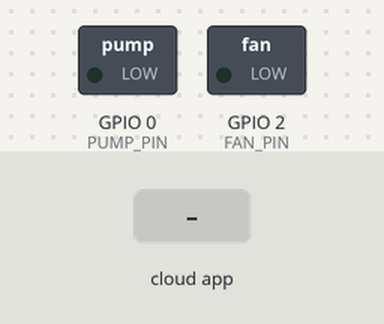
A sketch run on a simulated ESP8266 (NodeMCU). On the bench: switched loads named in the sketch (green lamp = pin HIGH). Inputs (shaded band) come from the test bench. WiFi joins after 1.5 s; servers stay silent unless stated; what the sketch prints to the serial monitor is not drawn.

Above: at 2.7 s.
2.8 s: the phone or cloud app sets pump to ON
At 4.0 s:
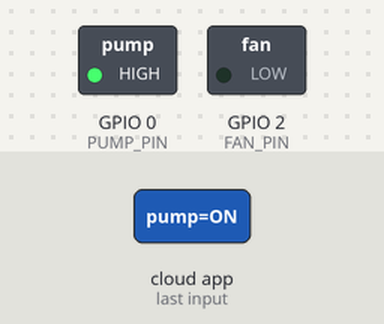
4.3 s: the phone or cloud app sets fan to ON
At 5.5 s:
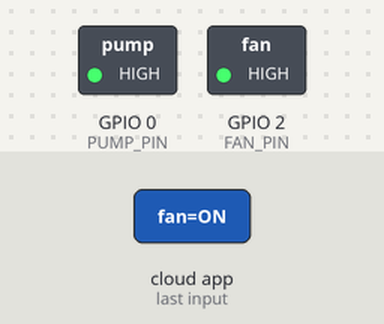
5.8 s: the phone or cloud app sets pump to OFF
At 6.8 s:
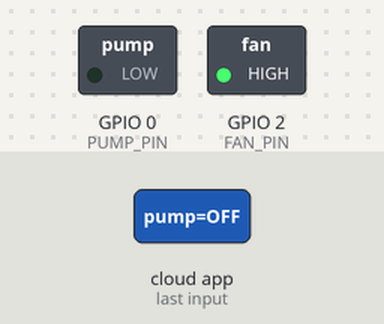
7.3 s: the phone or cloud app sets fan to OFF
At 8.1 s:
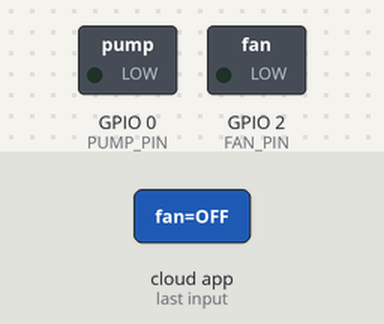
Timing chart, 0 to 9.8 s (numbered marks = the images above; inputs shaded):
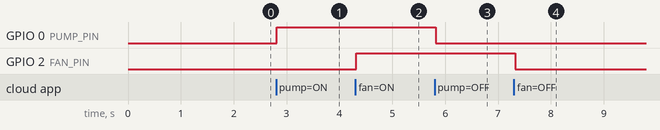

Measured:
- after the input at 2.8 s, GPIO 0 (PUMP_PIN): LOW → HIGH at once
- after the input at 4.3 s, GPIO 2 (FAN_PIN): LOW → HIGH at once
- after the input at 5.8 s, GPIO 0 (PUMP_PIN): HIGH → LOW at once
- after the input at 7.3 s, GPIO 2 (FAN_PIN): HIGH → LOW at once

The sketch:

esp01_mqtt_remote.ino
```cpp
/*
  ESP01 MQTT Client - Remote Control via Adafruit IO
  ทำให้ควบคุมได้จากทุกที่ทั่วโลก!
*/

#include <ESP8266WiFi.h>
#include <AdafruitIO_WiFi.h>
#include <DHT.h> // ถ้ามี Sensor

// WiFi Credentials
#define WIFI_SSID "YOUR_WIFI_SSID"
#define WIFI_PASSWORD "YOUR_WIFI_PASSWORD"

// Adafruit IO Credentials (จากหน้า io.adafruit.com)
#define AIO_USERNAME "YOUR_ADAFRUIT_IO_USERNAME"
#define AIO_KEY "YOUR_ADAFRUIT_IO_KEY"

// Pin Configuration
#define PUMP_PIN     0  // GPIO0 (D3) - ปั้มน้ำ
#define FAN_PIN      2  // GPIO2 (D4) - ลมกัน

// Adafruit IO
AdafruitIO_WiFi io(AIO_USERNAME, AIO_KEY, WIFI_SSID, WIFI_PASSWORD);

// Feeds
AdafruitIO_Feed *pumpCtrl = io.feed("pump");
AdafruitIO_Feed *fanCtrl = io.feed("fan");
AdafruitIO_Feed *statusFeed = io.feed("status");

bool pumpState = false;
bool fanState = false;

void setup() {
  Serial.begin(115200);

  // Initialize pins
  pinMode(PUMP_PIN, OUTPUT);
  pinMode(FAN_PIN, OUTPUT);
  digitalWrite(PUMP_PIN, LOW);
  digitalWrite(FAN_PIN, LOW);

  // Connect to WiFi
  WiFi.begin(WIFI_SSID, WIFI_PASSWORD);
  while (WiFi.status() != WL_CONNECTED) {
    delay(500);
    Serial.print(".");
  }
  Serial.println("\nWiFi Connected!");

  // Setup Adafruit IO
  io.connect();
  pumpCtrl->onMessage(handlePumpMessage);
  fanCtrl->onMessage(handleFanMessage);

  // Wait for connection
  while (io.status() < AIO_CONNECTED) {
    Serial.print(".");
    delay(500);
  }

  Serial.println("\nAdafruit IO Connected!");
}

// Handle Pump Control Message
void handlePumpMessage(AdafruitIO_Data *data) {
  Serial.println("Received pump: " + String(data->value()));

  if (String(data->value()) == "ON") {
    digitalWrite(PUMP_PIN, HIGH);
    pumpState = true;
  } else if (String(data->value()) == "OFF") {
    digitalWrite(PUMP_PIN, LOW);
    pumpState = false;
  }

  // Send status back
  sendStatus();
}

// Handle Fan Control Message
void handleFanMessage(AdafruitIO_Data *data) {
  Serial.println("Received fan: " + String(data->value()));

  if (String(data->value()) == "ON") {
    digitalWrite(FAN_PIN, HIGH);
    fanState = true;
  } else if (String(data->value()) == "OFF") {
    digitalWrite(FAN_PIN, LOW);
    fanState = false;
  }

  sendStatus();
}

// Send status to Adafruit IO
void sendStatus() {
  String status = String("{\"pump\":") + (pumpState ? "ON" : "OFF") +
                  String(",\"fan\":") + (fanState ? "ON" : "OFF") + "}";
  statusFeed->save(status.c_str());
}

void loop() {
  io.run(); // Keep connection alive

  // ส่งสถานะทุก 30 วินาที (ถ้าต้องการ)
  static unsigned long lastSend = 0;
  if (millis() - lastSend > 30000) {
    sendStatus();
    lastSend = millis();
  }
}
```
